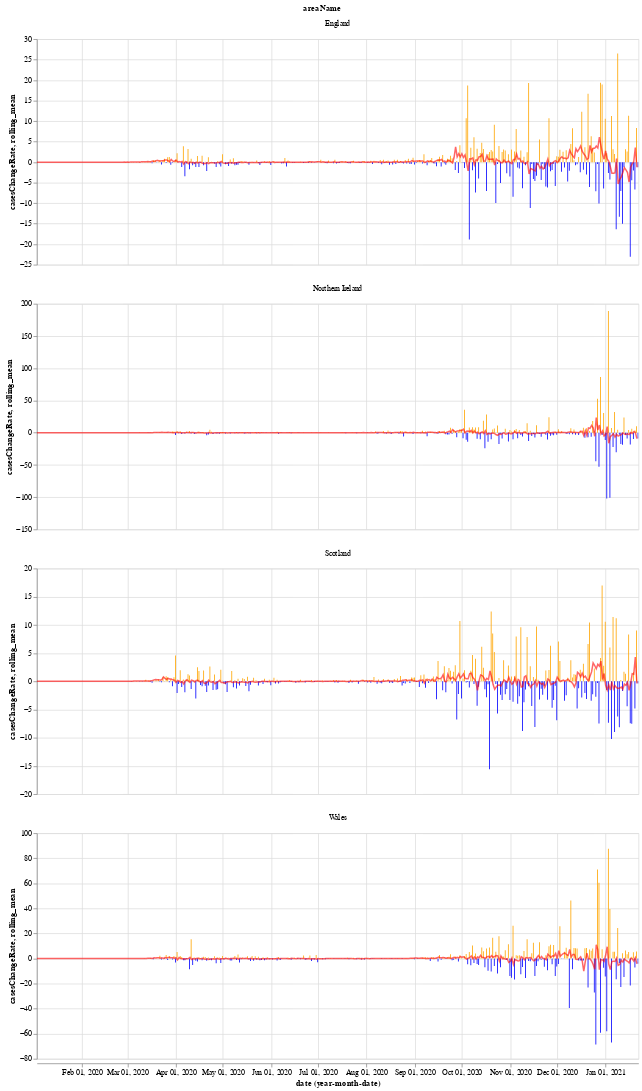

The notebook cell this image was saved under:
### Markdown cell above
We will use the Python library `Altair` for visualising the data, see the [altair docs](https://altair-viz.github.io/) for more information.

First we have a graph which shows the daily change in the number of new cases for each country. This number jumps up and down all over the place, which is likely due to delay in reporting of new cases over the weekend. Another interesting thing is that it looks like the daily cases in Wales experienced a much shorter period of calm over the summer (calm in the sense of daily cases not jumping up and down).

The orange bars are days when the number of new cases (per 100k population) was more than the previous day, while the blue are days when the number of new cases dropped. The red line is the 7 day moving average. 

When the moving average line is below 0, it means that there is a consistent drop in new cases. We can see this clearly happening around the times that lockdowns were introduced (though, to varying degrees). I will update the graphs soon with a marker of when each lockdown started.

### Code cell
# collapse
import altair as alt

bars = alt.Chart(uk_cases).mark_bar().encode(
    x="yearmonthdate(date):T",
    y="casesChangeRate:Q",
    tooltip='casesChange',
    color=alt.condition(
        alt.datum.casesChangeRate > 0,
        alt.value("orange"),  # The positive color
        alt.value("blue")  # The negative color
    )
).properties(title='Daily change in number of new cases with 7 day rolling mean',width=800).interactive()

line = alt.Chart(uk_cases).mark_line(
    color='red',
    size=2,
    opacity=0.6
).transform_window(
    rolling_mean='mean(casesChangeRate)',
    frame=[0, 7],
    groupby=['areaName']
).encode(
    x='yearmonthdate(date):T',
    y='rolling_mean:Q'
)

alt.layer(bars, line, data=uk_cases).facet(alt.Column(
    'areaName'), columns=1).resolve_scale(y='independent')

### Figure 1 — Vega-Lite specification as saved in the notebook (floating-point values rounded to 4 significant figures; data arrays with more than 128 entries replaced by an {"elided": "..."} marker saying what was removed)
{"config": {"view": {"continuousWidth": 400, "continuousHeight": 300}}, "data": {"name": "data-e1c41e46ffb1c1c46ebd4ef202ba620f"}, "facet": {"type": "nominal", "field": "areaName"}, "spec": {"layer": [{"mark": "bar", "encoding": {"color": {"condition": {"value": "orange", "test": "(datum.casesChangeRate > 0)"}, "value": "blue"}, "tooltip": {"type": "quantitative", "field": "casesChange"}, "x": {"type": "temporal", "field": "date", "timeUnit": "yearmonthdate"}, "y": {"type": "quantitative", "field": "casesChangeRate"}}, "selection": {"selector001": {"type": "interval", "bind": "scales", "encodings": ["x", "y"]}}, "title": "Daily change in number of new cases with 7 day rolling mean", "width": 800}, {"mark": {"type": "line", "color": "red", "opacity": 0.6, "size": 2}, "encoding": {"x": {"type": "temporal", "field": "date", "timeUnit": "yearmonthdate"}, "y": {"type": "quantitative", "field": "rolling_mean"}}, "transform": [{"window": [{"op": "mean", "field": "casesChangeRate", "as": "rolling_mean"}], "frame": [0, 7], "groupby": ["areaName"]}]}]}, "columns": 1, "resolve": {"scale": {"y": "independent"}}, "$schema": "https://vega.github.io/schema/vega-lite/v4.8.1.json", "datasets": {"data-e1c41e46ffb1c1c46ebd4ef202ba620f": {"elided": "1540 records"}}}
